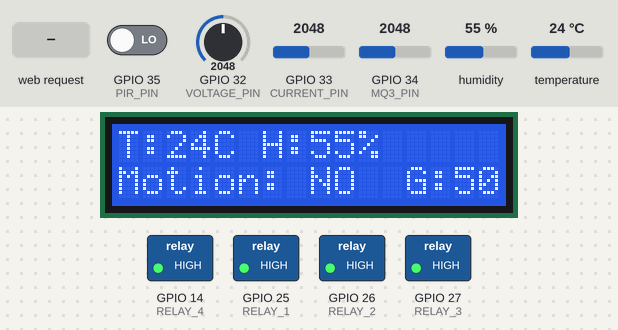
This program was run on a simulated ESP32. On the bench: 16×2 character LCD, switched loads named in the program (green lamp = pin HIGH). The test bench sets the inputs (shaded band); at power-on: GPIO 35 (PIR_PIN) LOW, humidity 55 %, GPIO 34 (MQ3_PIN) = 2048, temperature 24 °C, GPIO 32 (VOLTAGE_PIN) = 2048, GPIO 33 (CURRENT_PIN) = 2048. WiFi joins after 1.5 s; servers stay silent unless stated; what the program prints to the serial monitor is not drawn.

Above: at 2.8 s.
2.9 s: GPIO 35 (PIR_PIN) driven HIGH
At 4.9 s:
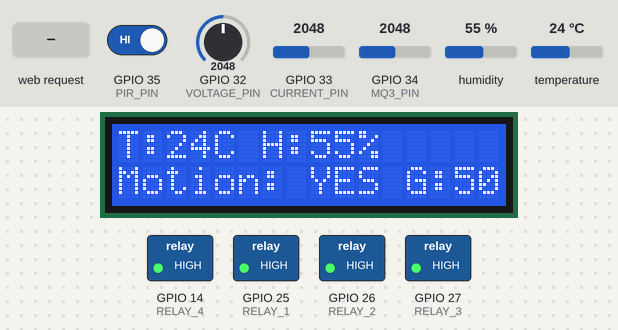
5.2 s: HTTP request GET /relay?num=1&state=1 received
At 5.9 s:
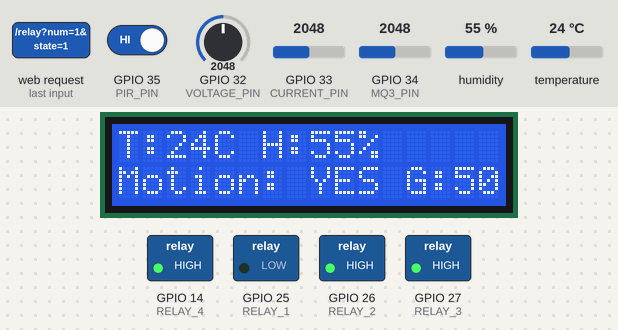
6.7 s: humidity set to 22 %
At 8.4 s:
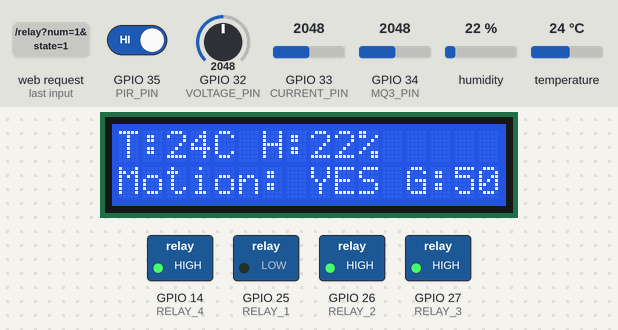
9.3 s: GPIO 35 (PIR_PIN) driven LOW
At 10.7 s:
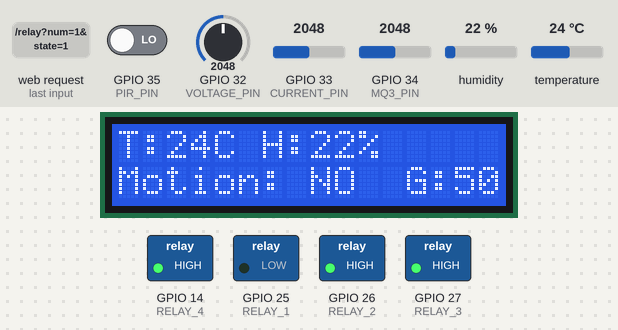
11.3 s: GPIO 34 (MQ3_PIN) set to 2866
At 13.0 s:
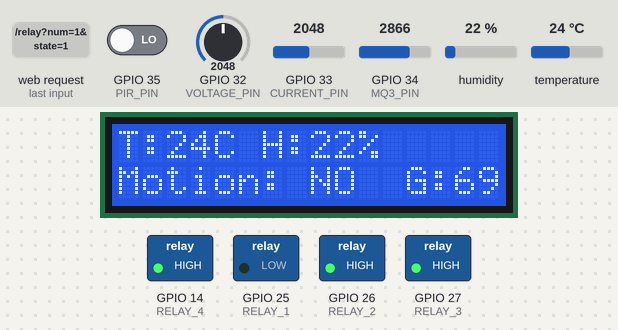
13.4 s: temperature set to 12 °C
At 15.3 s:
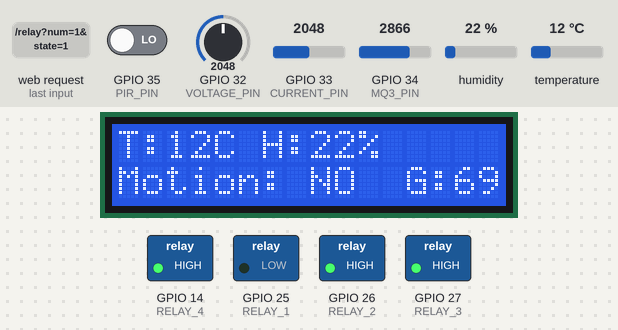
Timing chart, 0 to 16.4 s (numbered marks = the images above; inputs shaded):
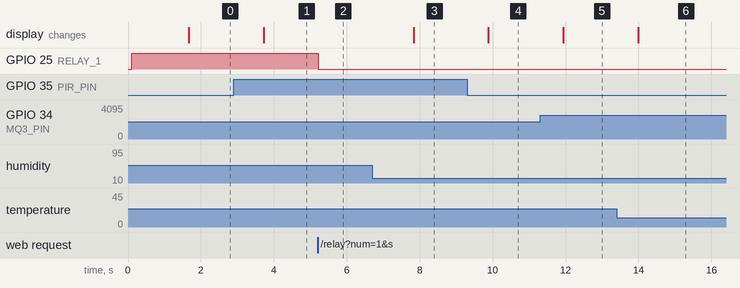

The program:

main.cpp
```cpp
/**
 * ===================================================================
 * ESP32 Smart Switchboard - Web Controlled Home Automation
 * ===================================================================
 *
 * Project: ESP32 Smart Home Controller
 * Description: Web-based relay control with sensor monitoring
 * Author: Nitesh
 * Date: 2026
 *
 * Hardware:
 * - ESP32-WROOM-32E
 * - 4-Channel Relay Module (10A)
 * - DHT11 Temperature & Humidity
 * - MQ-3 Gas Sensor
 * - PIR HC-SR501 Motion Sensor
 * - ZMPT101B Voltage Sensor
 * - ACS712 Current Sensor (20A)
 * - LCD 16x2 I2C Display
 *
 * ===================================================================
 */

#include <Arduino.h>
#include <WiFi.h>
#include <Wire.h>
#include <LiquidCrystal_I2C.h>
#include <DHT.h>
#include <ESPAsyncWebServer.h>
#include <AsyncTCP.h>

// ===================================================================
// WIFI CONFIGURATION
// ===================================================================
// UPDATE THESE WITH YOUR WIFI CREDENTIALS
const char* ssid = "Your_WiFi_SSID";
const char* password = "Your_WiFi_Password";

// ===================================================================
// HARDWARE PIN CONFIGURATION
// ===================================================================
// I2C LCD Display
// Address: 0x27, Size: 16x2
// I2C Pins: SDA=GPIO 21, SCL=GPIO 22
LiquidCrystal_I2C lcd(0x27, 16, 2);

// DHT11 Temperature & Humidity Sensor
// Data Pin: GPIO 4
#define DHT_PIN 4
#define DHT_TYPE DHT11
DHT dht(DHT_PIN, DHT_TYPE);

// Relay Module (4-channel, 5V activated)
// IN1: GPIO 25, IN2: GPIO 26, IN3: GPIO 27, IN4: GPIO 14
// Note: Relay module uses INVERTED logic (LOW = ON, HIGH = OFF)
#define RELAY_1 25
#define RELAY_2 26
#define RELAY_3 27
#define RELAY_4 14

// MQ-3 Gas Sensor (Analog)
// Analog Pin: GPIO 34
#define MQ3_PIN 34

// PIR HC-SR501 Motion Sensor (Digital)
// Digital Pin: GPIO 35
#define PIR_PIN 35

// ZMPT101B Voltage Sensor (Analog)
// Analog Pin: GPIO 32
#define VOLTAGE_PIN 32

// ACS712 Current Sensor (Analog)
// Analog Pin: GPIO 33
#define CURRENT_PIN 33

// ===================================================================
// GLOBAL VARIABLES
// ===================================================================
// Relay states (1 = ON, 0 = OFF)
bool relayStates[4] = {0, 0, 0, 0};

// Sensor readings
float temperature = 0;
float humidity = 0;
int gasLevel = 0;
bool motionDetected = false;
float voltage = 0;
float current = 0;
float power = 0;

// Async web server on port 80
AsyncWebServer server(80);

// ===================================================================
// SENSOR FUNCTIONS
// ===================================================================
void readDHTSensor() {
    humidity = dht.readHumidity();
    temperature = dht.readTemperature();
}

void readGasSensor() {
    int rawValue = analogRead(MQ3_PIN);
    gasLevel = map(rawValue, 0, 4095, 0, 100);
}

void readPIRSensor() {
    motionDetected = digitalRead(PIR_PIN);
}

void readVoltageSensor() {
    int rawValue = analogRead(VOLTAGE_PIN);
    float voltageRatio = (float)rawValue / 4095.0;
    voltage = voltageRatio * 250.0;
    if (voltage < 10) voltage = 0;
}

void readCurrentSensor() {
    int rawValue = analogRead(CURRENT_PIN);
    float voltageOut = (rawValue / 4095.0) * 3.3;
    float curAmps = ((voltageOut - 2.5) / 0.185);
    current = curAmps > 0 ? curAmps : 0;
}

void calculatePower() {
    power = voltage * current;
}

// ===================================================================
// RELAY FUNCTIONS
// ===================================================================
void setRelayState(int relayNum, bool state) {
    if (relayNum < 1 || relayNum > 4) return;

    relayStates[relayNum - 1] = state;

    int pin;
    switch(relayNum) {
        case 1: pin = RELAY_1; break;
        case 2: pin = RELAY_2; break;
        case 3: pin = RELAY_3; break;
        case 4: pin = RELAY_4; break;
    }

    digitalWrite(pin, state ? LOW : HIGH);
}

void initRelays() {
    pinMode(RELAY_1, OUTPUT);
    pinMode(RELAY_2, OUTPUT);
    pinMode(RELAY_3, OUTPUT);
    pinMode(RELAY_4, OUTPUT);

    digitalWrite(RELAY_1, HIGH);
    digitalWrite(RELAY_2, HIGH);
    digitalWrite(RELAY_3, HIGH);
    digitalWrite(RELAY_4, HIGH);
}

// ===================================================================
// LCD DISPLAY
// ===================================================================
void updateLCD() {
    lcd.clear();
    lcd.setCursor(0, 0);
    lcd.print("T:");
    lcd.print((int)temperature);
    lcd.print("C H:");
    lcd.print((int)humidity);
    lcd.print("%");

    lcd.setCursor(0, 1);
    if (motionDetected) {
        lcd.print("Motion: YES");
    } else {
        lcd.print("Motion: NO ");
    }
    lcd.print(" G:");
    lcd.print(gasLevel);
}

// ===================================================================
// WEB SERVER HANDLERS
// ===================================================================
String getIndexHTML() {
    String html = R"rawl(<!DOCTYPE html>
<html lang="en">
<head>
    <meta charset="UTF-8">
    <meta name="viewport" content="width=device-width, initial-scale=1.0">
    <title>ESP32 Smart Switchboard</title>
    <style>
        * { box-sizing: border-box; margin: 0; padding: 0; }
        body { font-family: 'Segoe UI', sans-serif; background: #1a1a2e; color: #eee; padding: 20px; }
        .container { max-width: 800px; margin: 0 auto; }
        h1 { text-align: center; color: #00d4ff; margin-bottom: 30px; }

        .card { background: #16213e; border-radius: 15px; padding: 20px; margin-bottom: 20px; box-shadow: 0 4px 15px rgba(0,0,0,0.3); }
        .card h2 { color: #00d4ff; margin-bottom: 15px; font-size: 1.2rem; }

        .relay-grid { display: grid; grid-template-columns: repeat(2, 1fr); gap: 15px; }
        .relay-item { display: flex; align-items: center; justify-content: space-between; background: #0f3460; padding: 15px; border-radius: 10px; }
        .relay-item span { font-weight: bold; }

        .switch { position: relative; width: 60px; height: 30px; }
        .switch input { opacity: 0; width: 0; height: 0; }
        .slider { position: absolute; cursor: pointer; top: 0; left: 0; right: 0; bottom: 0; background: #e94560; border-radius: 30px; transition: 0.3s; }
        .slider:before { content: ""; position: absolute; height: 24px; width: 24px; left: 3px; bottom: 3px; background: white; border-radius: 50%; transition: 0.3s; }
        input:checked + .slider { background: #00d4ff; }
        input:checked + .slider:before { transform: translateX(30px); }

        .sensor-grid { display: grid; grid-template-columns: repeat(3, 1fr); gap: 15px; }
        .sensor-item { background: #0f3460; padding: 15px; border-radius: 10px; text-align: center; }
        .sensor-item .value { font-size: 1.5rem; font-weight: bold; color: #00d4ff; }
        .sensor-item .label { font-size: 0.8rem; color: #888; margin-top: 5px; }

        .status { text-align: center; padding: 10px; margin-top: 20px; color: #888; font-size: 0.9rem; }

        @media (max-width: 600px) {
            .relay-grid, .sensor-grid { grid-template-columns: 1fr; }
        }
    </style>
</head>
<body>
    <div class="container">
        <h1>ESP32 Smart Switchboard</h1>

        <div class="card">
            <h2>Relay Control</h2>
            <div class="relay-grid">
                <div class="relay-item">
                    <span>Relay 1</span>
                    <label class="switch">
                        <input type="checkbox" id="r1" onchange="toggleRelay(1)">
                        <span class="slider"></span>
                    </label>
                </div>
                <div class="relay-item">
                    <span>Relay 2</span>
                    <label class="switch">
                        <input type="checkbox" id="r2" onchange="toggleRelay(2)">
                        <span class="slider"></span>
                    </label>
                </div>
                <div class="relay-item">
                    <span>Relay 3</span>
                    <label class="switch">
                        <input type="checkbox" id="r3" onchange="toggleRelay(3)">
                        <span class="slider"></span>
                    </label>
                </div>
                <div class="relay-item">
                    <span>Relay 4</span>
                    <label class="switch">
                        <input type="checkbox" id="r4" onchange="toggleRelay(4)">
                        <span class="slider"></span>
                    </label>
                </div>
            </div>
        </div>

        <div class="card">
            <h2>Sensor Readings</h2>
            <div class="sensor-grid">
                <div class="sensor-item">
                    <div class="value" id="temp">--</div>
                    <div class="label">Temperature (C)</div>
                </div>
                <div class="sensor-item">
                    <div class="value" id="humidity">--</div>
                    <div class="label">Humidity (%)</div>
                </div>
                <div class="sensor-item">
                    <div class="value" id="gas">--</div>
                    <div class="label">Gas Level (%)</div>
                </div>
                <div class="sensor-item">
                    <div class="value" id="motion">--</div>
                    <div class="label">Motion</div>
                </div>
                <div class="sensor-item">
                    <div class="value" id="voltage">--</div>
                    <div class="label">Voltage (V)</div>
                </div>
                <div class="sensor-item">
                    <div class="value" id="current">--</div>
                    <div class="label">Current (A)</div>
                </div>
            </div>
        </div>

        <div class="status">Auto-refresh every 2 seconds</div>
    </div>

    <script>
        function toggleRelay(num) {
            var state = document.getElementById('r' + num).checked ? 1 : 0;
            fetch('/relay?num=' + num + '&state=' + state);
        }

        function updateSensors() {
            fetch('/sensors')
                .then(r => r.json())
                .then(data => {
                    document.getElementById('temp').textContent = data.temperature.toFixed(1);
                    document.getElementById('humidity').textContent = data.humidity.toFixed(1);
                    document.getElementById('gas').textContent = data.gasLevel;
                    document.getElementById('motion').textContent = data.motion ? 'YES' : 'NO';
                    document.getElementById('voltage').textContent = data.voltage.toFixed(1);
                    document.getElementById('current').textContent = data.current.toFixed(2);

                    document.getElementById('r1').checked = data.relay1;
                    document.getElementById('r2').checked = data.relay2;
                    document.getElementById('r3').checked = data.relay3;
                    document.getElementById('r4').checked = data.relay4;
                });
        }

        setInterval(updateSensors, 2000);
        updateSensors();
    </script>
</body>
</html>)rawl";
    return html;
}

// ===================================================================
// SETUP
// ===================================================================
void setup() {
    Serial.begin(115200);
    Serial.println("\n\n========================================");
    Serial.println("ESP32 Smart Switchboard Starting...");
    Serial.println("========================================");

    // Initialize I2C
    Wire.begin(21, 22);

    // Initialize LCD
    lcd.begin(16, 2);
    lcd.backlight();
    lcd.clear();
    lcd.print("Smart Switch");
    lcd.setCursor(0, 1);
    lcd.print("Initializing...");

    // Initialize DHT
    dht.begin();

    // Initialize relays
    initRelays();

    // Configure analog pins
    pinMode(MQ3_PIN, INPUT);
    pinMode(PIR_PIN, INPUT);
    pinMode(VOLTAGE_PIN, INPUT);
    pinMode(CURRENT_PIN, INPUT);

    // Connect to WiFi
    Serial.print("Connecting to WiFi: ");
    Serial.println(ssid);
    WiFi.begin(ssid, password);

    int attempts = 0;
    while (WiFi.status() != WL_CONNECTED && attempts < 30) {
        delay(500);
        Serial.print(".");
        attempts++;
    }

    if (WiFi.status() == WL_CONNECTED) {
        Serial.println("\nWiFi Connected!");
        Serial.print("IP Address: ");
        Serial.println(WiFi.localIP());

        lcd.clear();
        lcd.print("IP: ");
        lcd.print(WiFi.localIP().toString());
    } else {
        Serial.println("\nWiFi Connection Failed!");
        lcd.clear();
        lcd.print("WiFi Failed!");
    }

    // Web server routes
    server.on("/", HTTP_GET, [](AsyncWebServerRequest *request) {
        request->send(200, "text/html", getIndexHTML());
    });

    server.on("/sensors", HTTP_GET, [](AsyncWebServerRequest *request) {
        String json = "{";
        json += "\"temperature\":" + String(temperature) + ",";
        json += "\"humidity\":" + String(humidity) + ",";
        json += "\"gasLevel\":" + String(gasLevel) + ",";
        json += "\"motion\":" + String(motionDetected ? "true" : "false") + ",";
        json += "\"voltage\":" + String(voltage) + ",";
        json += "\"current\":" + String(current) + ",";
        json += "\"relay1\":" + String(relayStates[0] ? "true" : "false") + ",";
        json += "\"relay2\":" + String(relayStates[1] ? "true" : "false") + ",";
        json += "\"relay3\":" + String(relayStates[2] ? "true" : "false") + ",";
        json += "\"relay4\":" + String(relayStates[3] ? "true" : "false");
        json += "}";
        request->send(200, "application/json", json);
    });

    server.on("/relay", HTTP_GET, [](AsyncWebServerRequest *request) {
        if (request->hasParam("num") && request->hasParam("state")) {
            int num = request->getParam("num")->value().toInt();
            int state = request->getParam("state")->value().toInt();
            setRelayState(num, state == 1);
            request->send(200, "text/plain", "OK");
        } else {
            request->send(400, "text/plain", "Bad Request");
        }
    });

    server.begin();
    Serial.println("Web server started!");
    Serial.println("========================================");
}

// ===================================================================
// LOOP
// ===================================================================
void loop() {
    readDHTSensor();
    readGasSensor();
    readPIRSensor();
    readVoltageSensor();
    readCurrentSensor();
    calculatePower();
    updateLCD();

    Serial.print("Temp: ");
    Serial.print(temperature);
    Serial.print("C, Humidity: ");
    Serial.print(humidity);
    Serial.print("%, Gas: ");
    Serial.print(gasLevel);
    Serial.print(", Motion: ");
    Serial.print(motionDetected ? "YES" : "NO");
    Serial.print(", V: ");
    Serial.print(voltage);
    Serial.print("V, I: ");
    Serial.print(current);
    Serial.print("A");
    Serial.println();

    delay(2000);
}
```

Measured:
- after the input at 2.9 s, the display: changes after 0.83 s (image 1)
- after the input at 5.2 s, GPIO 25 (RELAY_1): HIGH → LOW at once
- after the input at 6.7 s, the display: changes after 1.1 s (image 3)
- after the input at 9.3 s, the display: changes after 0.59 s (image 4)
- after the input at 11.3 s, the display: changes after 0.64 s (image 5)
- after the input at 13.4 s, the display: changes after 0.59 s (image 6)
